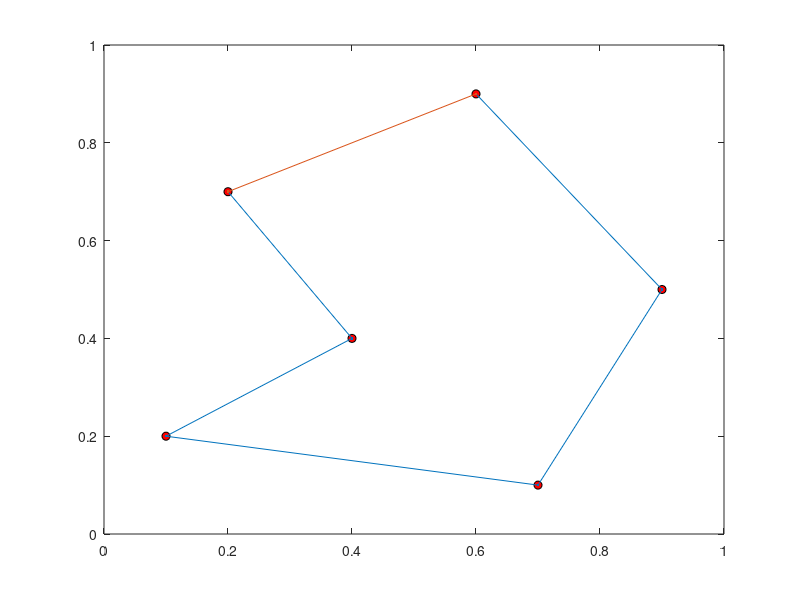

This chart was generated by the following MATLAB code:
%%% solution of travel salesperson problem using SOM Neural Network(for 6 cities)%%%
%%%%%%%%%%%%Assignment #2.3%%%%%%%%%%%%%%%%%%%%
%%%%%%%%%%%% Farhad  Mohammad Kazemi%%%%%%%%%%%%%%%%

clc;
clear all;
tspdata=[.9 .5;.6 .9;.2 .7;.1 .2;.4 .4;.7 .1];% tspdata  --  the position of cities

winit=[0 .3;.9 .8;.5 .5;.6 1;.4 .1;.1 .7];% the weights between input layer and output layer

tt=cputime;
% initialize parameters
gama=0.03;        	% decrease rate of gain(=0.003/0.03)
					% the larger, the qicker, but the smaller accuracy
alpha=0.5;			% learning rate (=0.1/0.05)
gain=10;			% initial gain
percent=0.2;		% percent of neighborhood (=0.2/0.15/0.1)
 
nsize=size(tspdata);	% get the number of cities
ncity=nsize(1);
m=ncity;				% number of nodes on the ring (m=ncity)
      
% get the center point
%datanew=tspdata(:,2:3);
datanew=tspdata(1:6,:);
maxv=max(datanew);
minv=min(datanew);
maxvalue=maxv(1)*maxv(1)+maxv(2)*maxv(2);
wcenter=(maxv-minv)/2+minv;

% initialize weights to the center point
w=[winit(:,1)*wcenter(1),winit(:,2)*wcenter(2)];
wold=w;

niter=1;
while 1>0,
   inhibit = zeros(m); 	% reset the inhibitation status of all nodes
   
% show situation every iteration  
   	plot(datanew(:,1),datanew(:,2),'ko','MarkerFaceColor','r');
		hold on;
     plot(w(:,1),w(:,2),'.-');
     plot([w(1,1) w(m,1)],[w(1,2) w(m,2)],'.-');
     pause(0.0001);
     hold off;

	% rand input
   yrand=randperm(ncity);
   
   % read input
   for pattern=1:ncity
      newidx=yrand(pattern);
      a=datanew(newidx,:);
      
      % calculate distance between nodes(1..m) and input node a(1,2)
      for j=1:m 	
         if inhibit(j) == 1
            T(j) = maxvalue;
         else
            T(j) = (a(1)-w(j,1))^2 + (a(2)-w(j,2))^2;
         end;
      end
      
      [Tmin,Jmin] = min(T);
      inhibit(Jmin)=1;
      
      % when m<>ncity, y is not useful
      y(Jmin)=newidx;
      
      f = zeros(1,m);
      for j=1:m    
         d=min(abs(j-Jmin),m-abs(j-Jmin));
         if d < percent*m
            f(j)=exp(-d*d/(gain*gain)); 
         	w(j,1)=w(j,1)+alpha*f(j)*(a(1)-w(j,1));
         	w(j,2)=w(j,2)+alpha*f(j)*(a(2)-w(j,2));
            %w(j,1)=w(j,1)+alpha*(a(1)-w(j,1));
         	%w(j,2)=w(j,2)+alpha*(a(2)-w(j,2));
         end;
      end;
      
      % draw the winner to the node if the distance less than 0.01*mindst(0.01-0.001)
      distJ=sqrt((a(1)-w(Jmin,1))^2 + (a(2)-w(Jmin,2))^2);
      %if distJ < 0.01*mindst
      if distJ < 1	
          w(Jmin,1)=a(1);
         w(Jmin,2)=a(2);
      end;
   end;
   gama=gama*0.998;   
   gain=(1-gama)*gain;
   
   if w == wold
     	break;
	end
   wold=w;
   niter = niter+1;
end
niter
solution=y;

% get the draw points from weights
datadraw=[w;w(1,:)];
ttt=cputime-tt
